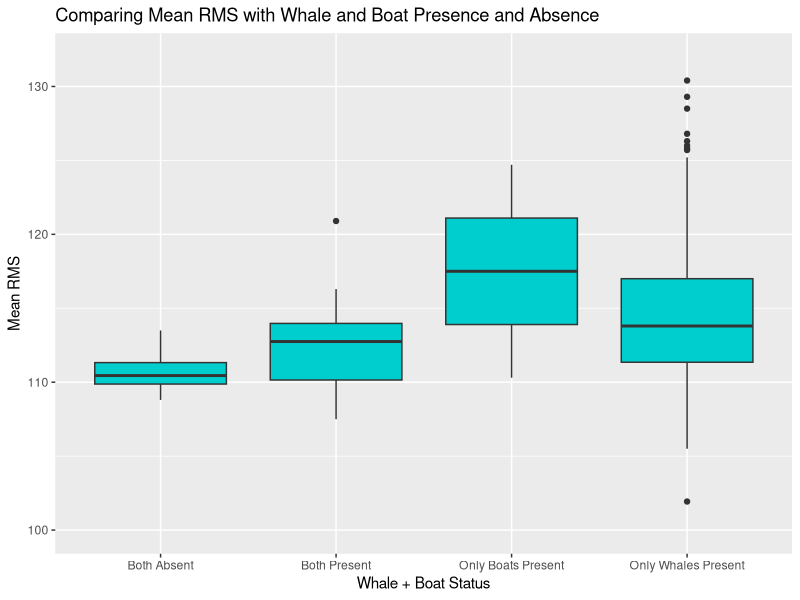

R code for this plot:
## ---- chunk 1
library(tidyverse)
whale_data <- read.table(file="FinalData_March312022.csv", 
                      header=TRUE,
                      sep=",",
                      comment.char="#")
head(whale_data)
whaleP_boatA_prelim <- filter(whale_data, Boat==0 & Whale==1)
head(whaleP_boatA_prelim)
whaleP_boatA <- select(whaleP_boatA_prelim, RMS..mean.)
head(whaleP_boatA)
whaleP_boatP_prelim <- filter(whale_data, Boat==1 & Whale==1)
whaleP_boatP <- select(whaleP_boatP_prelim, RMS..mean.)
whaleA_boatA_prelim <- filter(whale_data, Boat==0 & Whale==0)
whaleA_boatA <- select(whaleA_boatA_prelim, RMS..mean.)
whaleA_boatP_prelim <- filter(whale_data, Boat==1 & Whale==0)
whaleA_boatP <- select(whaleA_boatP_prelim, RMS..mean.)

library(ggplot2)
library(ggthemes)
library(patchwork)
whale_df <- data.frame(status=c(rep("Both Absent", dim(whaleA_boatA)[1]),rep("Only Whales Present", dim(whaleP_boatA)[1]), rep("Only Boats Present", dim(whaleA_boatP)[1]), rep("Both Present", dim(whaleP_boatP)[1])),Mean_RMS=rbind(whaleA_boatA, whaleP_boatA, whaleA_boatP, whaleP_boatP))

Modification <- qplot(x=whale_df$status, y=whale_df$RMS..mean.,geom="boxplot",fill=I("cyan3")) +
  labs(title="Comparing Mean RMS with Whale and Boat Presence and Absence",
      x="Whale + Boat Status",
      y="Mean RMS") + ylim(100,132) # got rid of one "Whales Present Point that was a huge outlier
print(Modification) 
